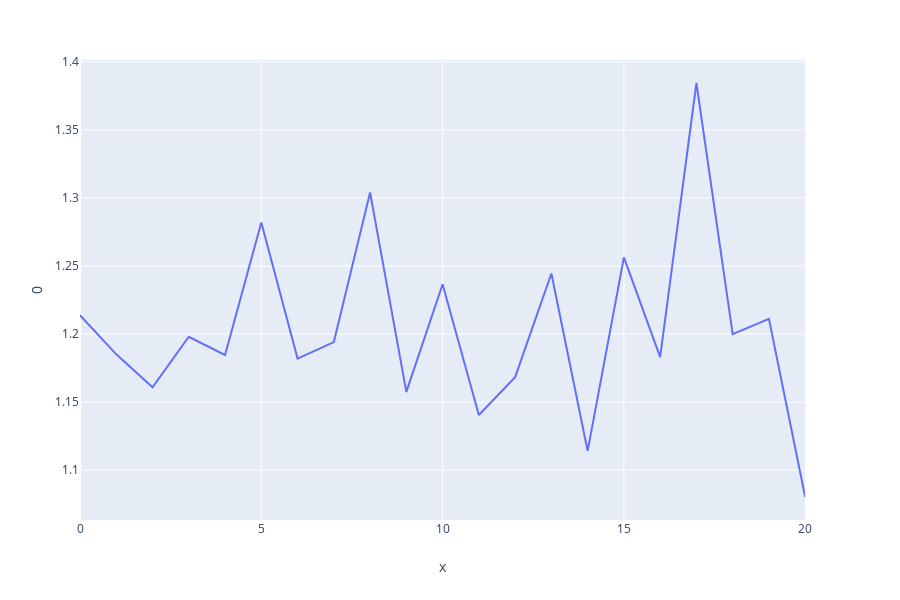

The code cell stored with this chart in its notebook:
### Code cell
# visualize_rolling_win(ivBidMarketdf[0], ivBidMarketdf[1], n_samples= 8, random_state= 100)
# print(ivBidMarketdf[0])

# fig_impact_ts = go.Figure()
# fig_impact_ts.add_trace(go.Scatter(
#                             x=ivBidMarketdf['x'],
#                             y=ivBidMarketdf[0],
#                             mode='lines+markers',
#                             line=dict(width=1),
#                             marker=dict(
#                                 size=5,
#                                 colorscale='Viridis',
#                                 showscale=False
#                             ),
#                             name='before'))

# fig_impact_ts.add_trace(go.Scatter(
#                             x=ivBidMarketdf['x'],
#                             y=ivBidMarketdf[0],
#                             mode='lines+markers',
#                             line=dict(width=1),
#                             marker=dict(
#                                 size=5,
#                                 colorscale='Viridis',
#                                 showscale=False
#                             ),

#                             name='after'))


# fig_impact_ts.show()

fig = px.line(ivBidMarketdf, x="x", y=0)
fig.show()

### Figure 1 — Plotly figure (JSON) as saved in the notebook; plotly's stock layout.template omitted (floating-point values rounded to 4 significant figures)
{"data": [{"hoverlabel": {"namelength": 0}, "hovertemplate": "x=%{x}<br>0=%{y}", "legendgroup": "", "line": {"color": "#636efa", "dash": "solid"}, "mode": "lines", "name": "", "showlegend": false, "type": "scatter", "x": [0, 1, 2, 3, 4, 5, 6, 7, 8, 9, 10, 11, 12, 13, 14, 15, 16, 17, 18, 19, 20], "xaxis": "x", "y": [1.214, 1.185, 1.161, 1.198, 1.185, 1.282, 1.182, 1.194, 1.304, 1.157, 1.237, 1.141, 1.168, 1.244, 1.114, 1.256, 1.183, 1.384, 1.2, 1.211, 1.08], "yaxis": "y"}], "layout": {"height": 600, "legend": {"tracegroupgap": 0}, "margin": {"t": 60}, "xaxis": {"anchor": "y", "domain": [0, 0.98], "title": {"text": "x"}}, "yaxis": {"anchor": "x", "domain": [0, 1], "title": {"text": "0"}}}}
